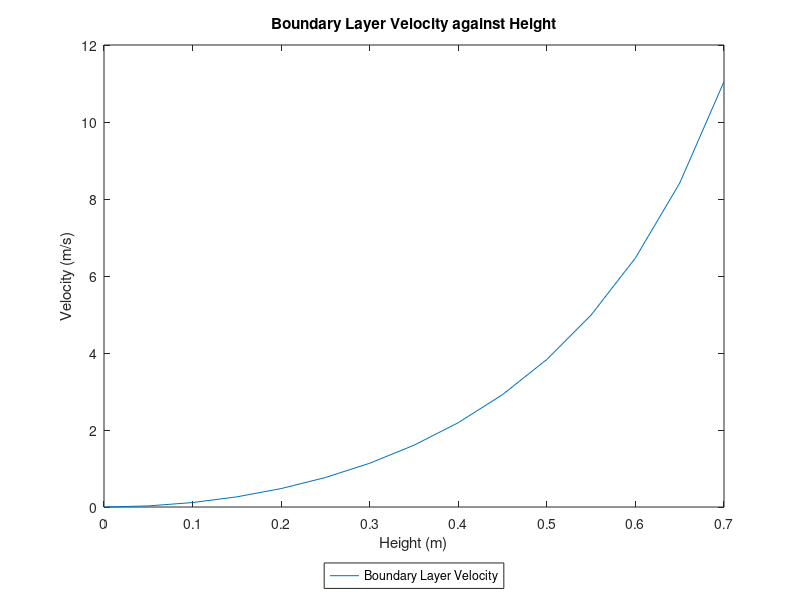

This chart was generated by the following MATLAB code: (Note: this script raises an error after producing the figure.)
% Harry Choi 32464223
% 13-May-2021
% Lab 9 Task 3
close all; clc; clear

% define variables and functions
H = 0.7;
Vinf = 11;
p = 1.15;
V = @(x) 10*p.*(1./(1-x.^2))-10*p;
domh = 0:0.05:0.7;

% plotting
plot(domh,V(domh))
title('Boundary Layer Velocity against Height')
xlabel('Height (m)')
ylabel('Velocity (m/s)')
legend('Boundary Layer Velocity','Location','southoutside')

%calculating displacement and momentum thickness
dt=@(x) 1-V(x)/Vinf;
mt=@(x) (V(x)/Vinf).*(1-V(x)/Vinf);
% trapezoidal
dt_trap=comp_trap(dt,domh(1),domh(end),99);
mt_trap=comp_trap(mt,domh(1),domh(end),99);
% simpson's 1/3
dt_simp=comp_simp13(dt,domh(1),domh(end),99);
mt_simp=comp_simp13(mt,domh(1),domh(end),99);
% integral()
dt_int=integral(dt,domh(1),domh(end));
mt_int=integral(mt,domh(1),domh(end));

%printing 
d=round([dt_trap,dt_simp,dt_int],5,'significant');
m=round([mt_trap,mt_simp,mt_int],5,'significant');
fprintf('The displacement thickness (m)\n')
fprintf('   Trapezoidal: %f\n Simpson''s 1/3: %f\n    Integral(): %f\n',d)
fprintf('\nThe momentum thickness (m)\n')
fprintf('   Trapezoidal: %f\n Simpson''s 1/3: %f\n    Integral(): %f\n',m)